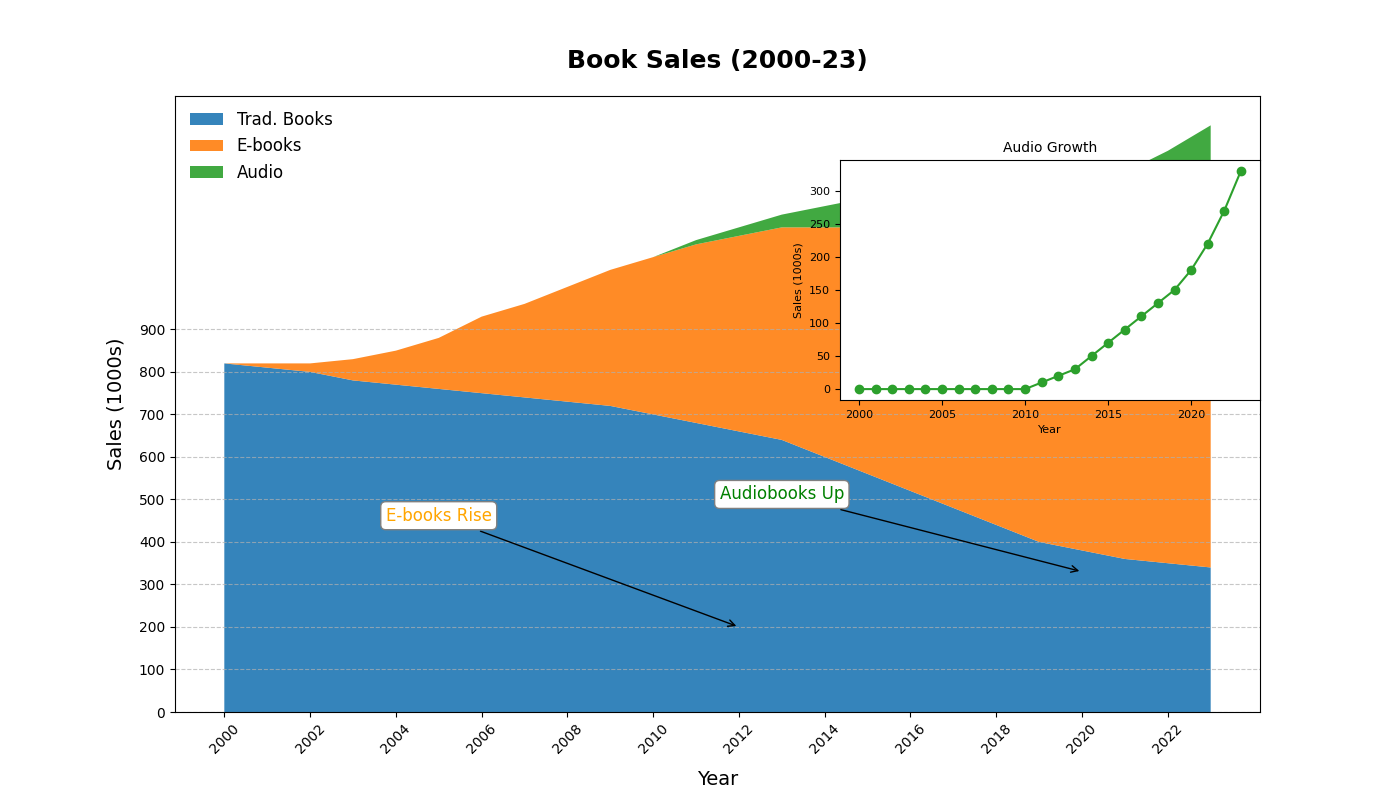

Source code (Python):
import matplotlib.pyplot as plt
import numpy as np

# Data for the chart
years = np.arange(2000, 2024)
traditional_books_sales = [820, 810, 800, 780, 770, 760, 750, 740, 730, 720, 700, 680, 660, 640, 600, 560, 520, 480, 440, 400, 380, 360, 350, 340]
e_books_sales = [0, 10, 20, 50, 80, 120, 180, 220, 270, 320, 370, 420, 460, 500, 540, 580, 600, 620, 640, 660, 680, 690, 700, 710]
audiobooks_sales = [0, 0, 0, 0, 0, 0, 0, 0, 0, 0, 0, 10, 20, 30, 50, 70, 90, 110, 130, 150, 180, 220, 270, 330]

# Stack and plot the data
sales_data = np.vstack([traditional_books_sales, e_books_sales, audiobooks_sales])
fig, ax = plt.subplots(figsize=(14, 8))
colors = ['#1f77b4', '#ff7f0e', '#2ca02c']
ax.stackplot(years, sales_data, labels=['Trad. Books', 'E-books', 'Audio'], colors=colors, alpha=0.9)

# Simplified title and labels
plt.title('Book Sales (2000-23)', fontsize=18, fontweight='bold', pad=20)
plt.xlabel('Year', fontsize=14, labelpad=10)
plt.ylabel('Sales (1000s)', fontsize=14, labelpad=10)

# Customize ticks and grid
plt.xticks(years[::2], rotation=45)
plt.yticks(np.arange(0, 901, 100))
plt.grid(axis='y', linestyle='--', alpha=0.7)

# Add a legend
plt.legend(loc='upper left', fontsize=12, frameon=False)

# Annotate trends
ax.annotate('E-books Rise', xy=(2012, 200), xytext=(2005, 450),
            bbox=dict(boxstyle='round,pad=0.3', edgecolor='gray', facecolor='white'),
            arrowprops=dict(facecolor='black', arrowstyle='->'),
            fontsize=12, color='orange', ha='center')

ax.annotate('Audiobooks Up', xy=(2020, 330), xytext=(2013, 500),
            bbox=dict(boxstyle='round,pad=0.3', edgecolor='gray', facecolor='white'),
            arrowprops=dict(facecolor='black', arrowstyle='->'),
            fontsize=12, color='green', ha='center')

# Inset plot for audiobooks
left, bottom, width, height = [0.6, 0.5, 0.3, 0.3]
ax_inset = fig.add_axes([left, bottom, width, height])
ax_inset.plot(years, audiobooks_sales, marker='o', color='#2ca02c', linestyle='-')
ax_inset.set_title('Audio Growth', fontsize=10)
ax_inset.set_xlabel('Year', fontsize=8)
ax_inset.set_ylabel('Sales (1000s)', fontsize=8)
ax_inset.tick_params(axis='both', which='major', labelsize=8)

plt.show()
